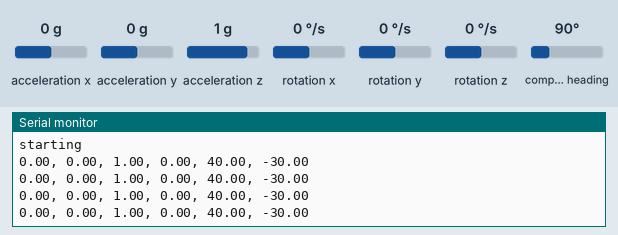
This sketch was run on a simulated Arduino Nano 33 BLE. On the bench: the last lines printed to the serial monitor. The inputs (shaded band) are chosen by the test bench; at power-on: acceleration x 0 g, acceleration y 0 g, acceleration z 1 g, compass heading 90°, rotation x 0 °/s, rotation y 0 °/s, rotation z 0 °/s.

Above: at 8.1 s.
8.2 s: acceleration x set to -1.4 g
At 8.63 s:
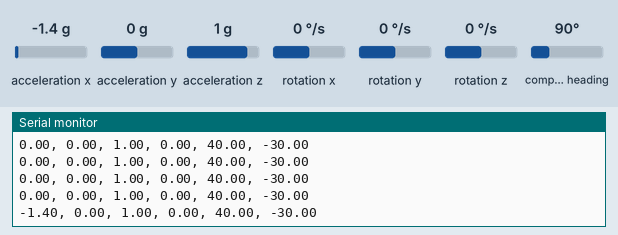
9.7 s: acceleration y set to -1.4 g
At 9.84 s:
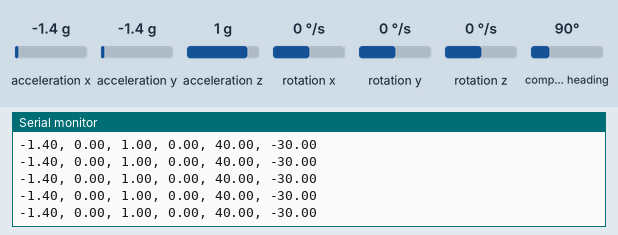
11.2 s: acceleration z set to -1.4 g
At 11.35 s:
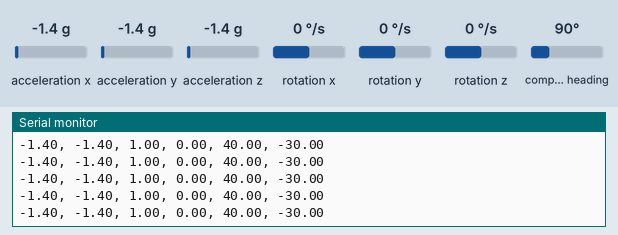
12.7 s: compass heading set to 7°
At 12.86 s:
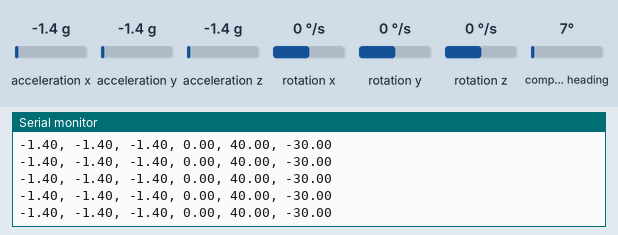

The sketch:

generate_calibration_data.ino
```cpp
#include <Arduino_LSM9DS1.h>

float ax, ay, az;
float gx, gy, gz;
float mx, my, mz;

#define PRINT_SPEED 300 // 300 ms between prints
static unsigned long lastPrint = 0; // Keep track of print time

void setup() {
  Serial.begin(115200);
  while (!Serial);
  Serial.println("Started");

  if (!IMU.begin()) {
    Serial.println("Failed to initialize IMU!");
    while (1);
  }

  Serial.println("Collecting gyro data, hold still");
  delay(3000);
  // get gyro offset
  float gxa = 0, gya = 0, gza = 0;
  for (int i = 0; i < 700; i++) {
    if ( IMU.gyroscopeAvailable() )
    {
      IMU.readGyroscope(gx, gy, gz);
      gxa += gx;
      gya += gy;
      gza += gz;
    }
  }
  Serial.println(F("gyro offsets"));
  Serial.print(gxa / 700);
  Serial.print(", ");
  Serial.print(gya / 700);
  Serial.print(", ");
  Serial.println(gza / 700);
  Serial.println();

  Serial.println(F("rotate slowly and carefully in 3D"));
  delay(3000);
  Serial.println("starting");


}

void loop(){
  static int n = 0; //count values transmitted
  // Update the sensor values whenever new data is available

  if ( IMU.accelerationAvailable() )
  {
    // To read from the accelerometer, first call the
    // readAccel() function. When it exits, it'll update the
    // ax, ay, and az variables with the most current data.
    IMU.readAcceleration(ax,ay,az);
  }
  if ( IMU.magneticFieldAvailable() )
  {
    IMU.readMagneticField(mx,my,mz);
  }

  if (millis() - lastPrint > PRINT_SPEED)
  {
    Serial.print(ax);
    Serial.print(", ");
    Serial.print(ay);
    Serial.print(", ");
    Serial.print(az);
    Serial.print(", ");
    Serial.print(mx);
    Serial.print(", ");
    Serial.print(my);
    Serial.print(", ");
    Serial.println(mz);
    if (n++ > 299) {
      Serial.println("Done.");
      while (1); //hang here
    }
    lastPrint = millis(); // Update lastPrint time
  }
}
```

Measured:
- after the input at 8.2 s, the serial monitor: prints a new line after 0.23 s (image 1)
